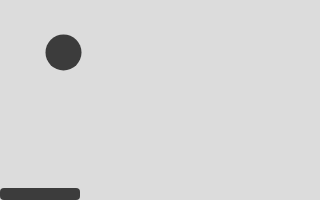
Frame 1 (no input)
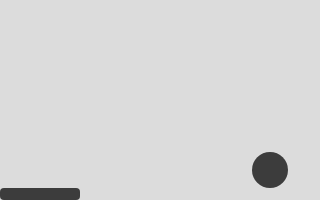
Frame 60 (no input)
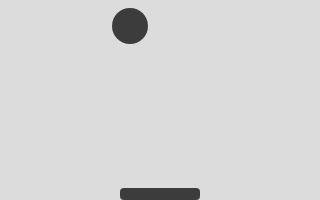
Frame 120 (the mouse pressed at the canvas centre since frame 60)

The p5.js sketch that drew these frames (run headless with seeded random() and noise() and a simulated clock; from frame 60 on, the mouse is pressed at the canvas centre):

// p5.js sketch
// ── sketch.js
let x = 60;
let y = 50;
let vx = 3.5;
let vy = 2.4;
let diameter = 36;

let paddle = { width: 80, height: 12 };

function setup() {
  createCanvas(320, 200);
  noStroke();
  fill(60);
}

function draw() {
  background(220);

  x += vx;
  y += vy;

  let radius = diameter / 2;
  
  let halfwidth = paddle.width / 2;
  let xRect = constrain(mouseX, halfwidth, width - halfwidth);

  if (x + radius > width || x - radius < 0) vx = -vx
  if (y + radius > height || y - radius < 0) vy = -vy

  circle(x, y, diameter);


  rect(xRect - halfwidth, height - paddle.height, paddle.width, paddle.height, 4);
}
